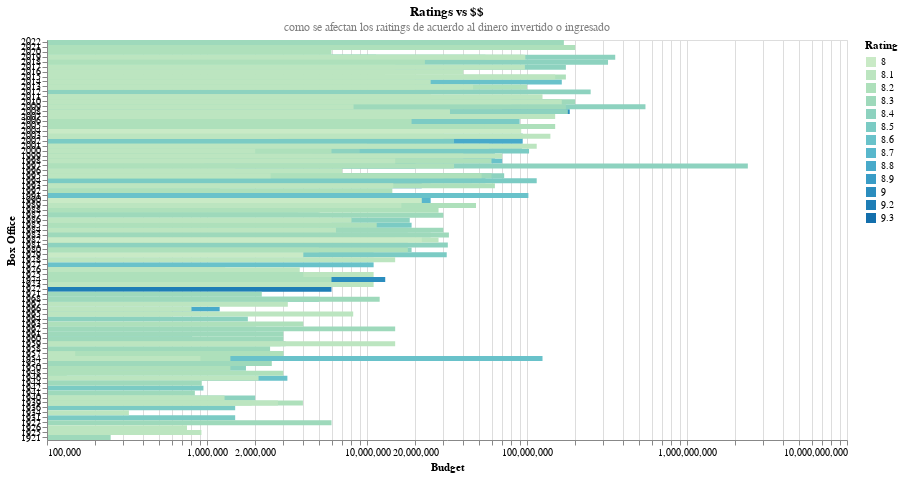

Notebook source saved alongside this figure:
### Markdown cell above
### Graficas Fallidas

En esta sección intente encontrar una relación entre los valores económicos y los ratings. Lamentablemente la gran diferencia entre los valores mas bajos y los mas altos hacen que la visualización sea muy dificil o irrelevante.

Lo que si se puede observar es como a lo largo de los años el incremento tanto de los presupuestos como de las ganancias ha sido mas o menos constante. La conclusión preliminar es que a través de los años los presupuestos se han incrementado ya sea por la inflación o por una escalada en la robustes del negocio cinematografico.

### Code cell
alt.Chart(dataMovies).mark_rect().encode(
    alt.X("budget:Q", title = "Budget", axis = alt.Axis(labelAngle = 0), scale=alt.Scale(type='log')),
    alt.Y('year:O', title = "Box Office", sort='descending'),
    alt.Color('rating:O', title = "Rating", scale=alt.Scale(scheme='greenblue'))
).properties(title={
    "text": ["Ratings vs $$"], 
    "subtitle": ["como se afectan los raitings de acuerdo al dinero invertido o ingresado"],
    "color": "black",
    "subtitleColor": "grey"},
             width=800, height=400)

### Figure 1 — Vega-Lite specification as saved in the notebook (floating-point values rounded to 4 significant figures; data arrays with more than 128 entries replaced by an {"elided": "..."} marker saying what was removed)
{"config": {"view": {"continuousWidth": 400, "continuousHeight": 300}}, "data": {"name": "data-5d8cb2e26fdc19b4d10057fc803ebf91"}, "mark": "rect", "encoding": {"color": {"field": "rating", "scale": {"scheme": "greenblue"}, "title": "Rating", "type": "ordinal"}, "x": {"axis": {"labelAngle": 0}, "field": "budget", "scale": {"type": "log"}, "title": "Budget", "type": "quantitative"}, "y": {"field": "year", "sort": "descending", "title": "Box Office", "type": "ordinal"}}, "height": 400, "title": {"text": ["Ratings vs $$"], "subtitle": ["como se afectan los raitings de acuerdo al dinero invertido o ingresado"], "color": "black", "subtitleColor": "grey"}, "width": 800, "$schema": "https://vega.github.io/schema/vega-lite/v4.17.0.json", "datasets": {"data-5d8cb2e26fdc19b4d10057fc803ebf91": {"elided": "211 records"}}}
